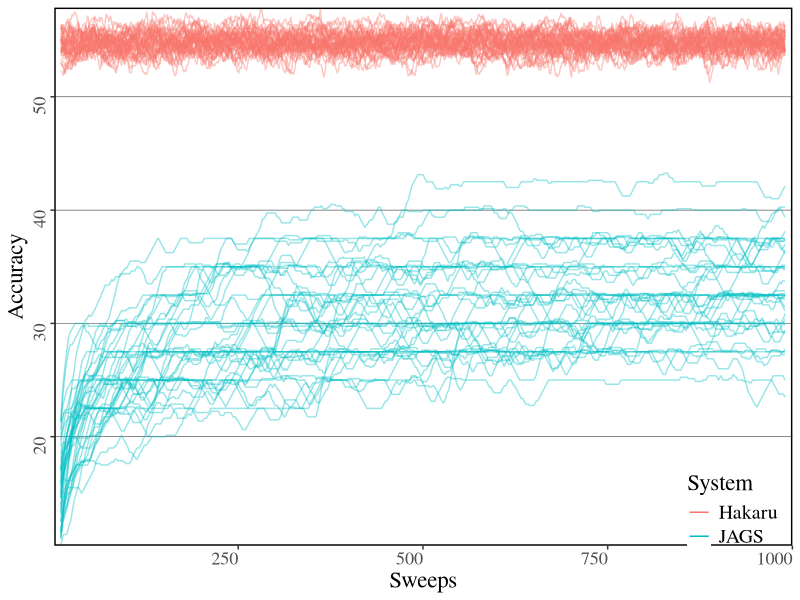

Generate this figure with R:
library('ggplot2')
library('data.table')
library('zoo')

data <- fread("nbsweeps3.csv")
data$Accuracy <- data$Accuracy * 100

window.size <- 20

dt <- data.table(data)
dt[, Accuracy:=rollmean(Accuracy, window.size, fill=list(NA, NULL, NA)), by = "Chains,System"]
data2 <- data.frame(dt)

p <- ggplot(data2,
            aes(x=Sweeps, y=Accuracy, group=interaction(Chains, System), colour=System)) +
     geom_line(alpha=0.4) +
     guides(colour = guide_legend(override.aes = list(alpha = 1))) +
     scale_x_continuous(expand=c(0, 0)) +
     scale_y_continuous(expand=c(0, 0)) +
     theme_bw() + 
     theme(panel.grid.major = element_line(colour = "black", size=0.15)) +
     theme(panel.grid.minor = element_blank()) +
     theme(panel.grid.major.x = element_blank()) +
     theme(panel.border = element_rect(colour = "black", fill=NA, size=1)) +
     theme(text = element_text(family="Times")) +
     theme(plot.title = element_text(size = rel(2))) +
     theme(axis.title.y = element_text(size = rel(1.5), angle = 90)) +
     theme(axis.title.x = element_text(size = rel(1.5))) +
     theme(axis.text.y = element_text(size = rel(1.5), angle = 90)) +
     theme(axis.text.x = element_text(size = rel(1.5), hjust = 1)) +
     theme(legend.title = element_text(size = rel(1.5))) +
     theme(legend.text = element_text(size = rel(1.3))) +
     theme(legend.background = element_rect(fill = "transparent")) +
     theme(legend.justification=c(0.02,1.0),
           legend.position=c(0.85,0.15))               # Position legend in bottom right


ggsave("plots/nbsweeps4.pdf", p)
